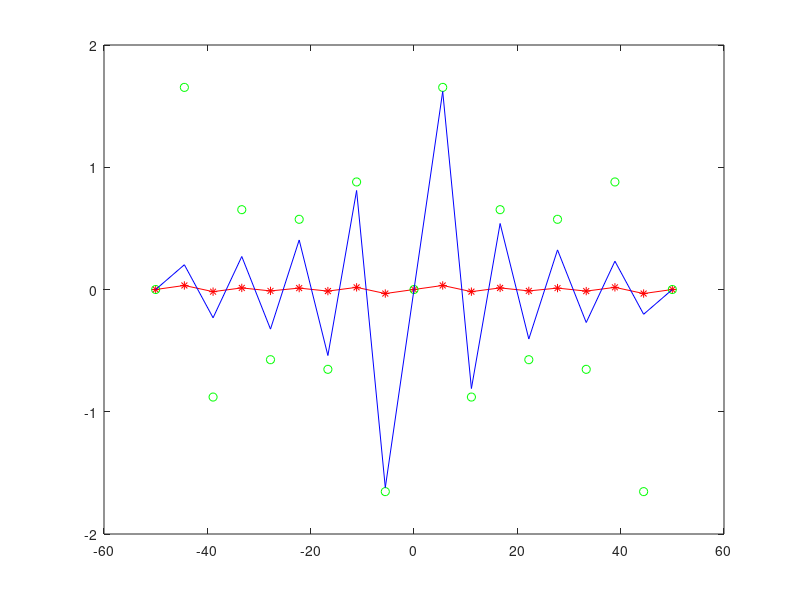
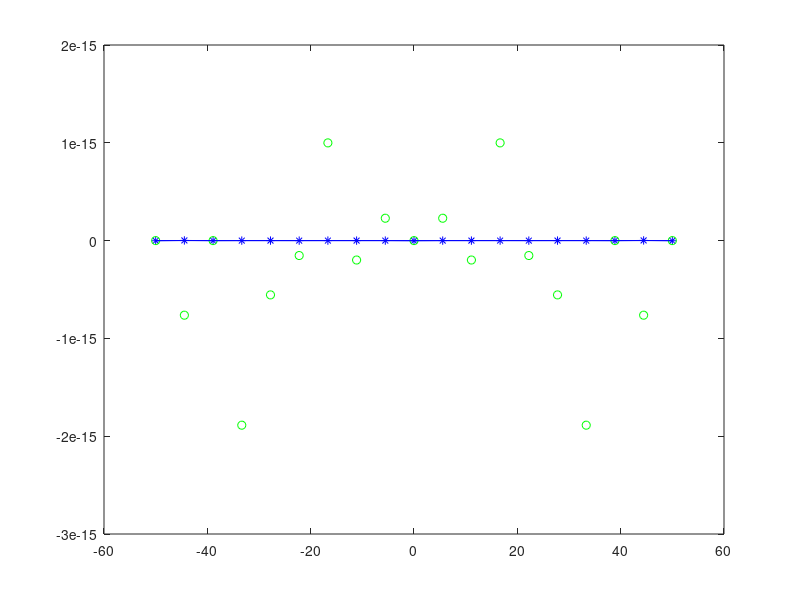
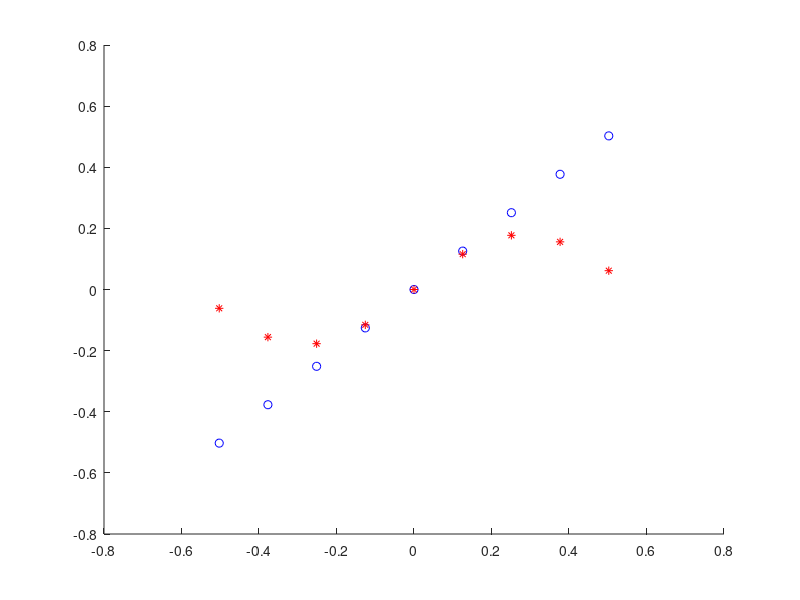
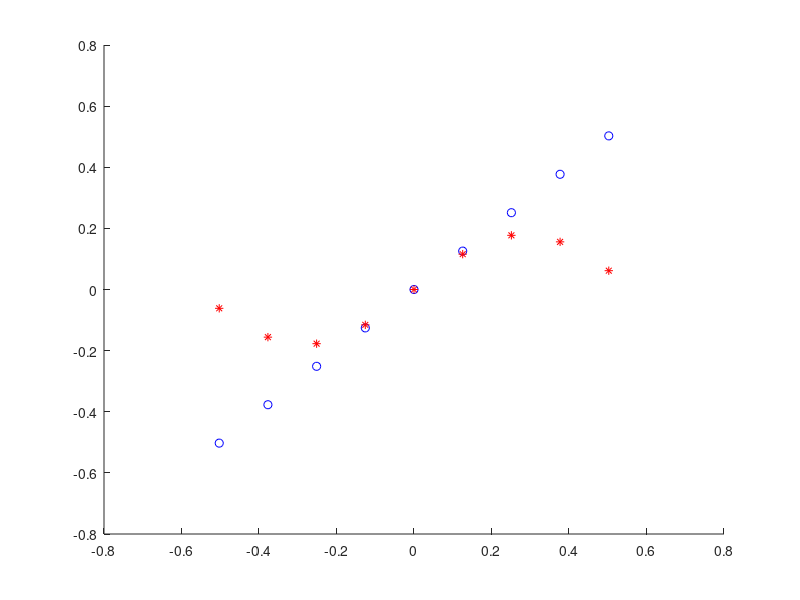

Source code (MATLAB) for these figures, in order:
L = 50;
N = 9;
delta_x = L/N;
delta_p = 2*pi/L;

% vx vp are bases:
vx = linspace(0,L,N+1);
vx = vx(1:end-1);
vp = linspace(-2*pi/L*(N-1)/2,2*pi/L*(N-1)/2,N);

mx = eye(N);
[m1,m2] = meshgrid(vp,vx);
mp = exp(1j*m1.*m2);
mx = mx./sqrt(delta_x);
mp = mp./sqrt(delta_p)/sqrt(N);
mxd = mx';
mpd = mp';

op_P = zeros(N,N);
op_X = zeros(N,N);
for i=1:N
    
   op_P = delta_p*vp(i)*mp(:,i)*mpd(i,:)+op_P;
   op_X = delta_x*vx(i)*mx(:,i)*mxd(i,:)+op_X;
    
end


% 
tm = zeros(N,N);
for i = 1:N
   tm = tm + delta_x*mx(:,i)*mxd(i,:); 
end
disp(max(max(abs(eye(N)-tm))));

tm = zeros(N,N);
for i = 1:N
   tm = tm + delta_p*mp(:,i)*mpd(i,:); 
end
disp(max(max(abs(eye(N)-tm))));

nx = 2;
np = 5;

tvx = mx(:,nx);
tvp = mp(:,np);

tm1 = op_P*tvx;
tm2 = zeros(N,N);
for i=1:N
   tm2 = tm2 + delta_p*vp(i)*exp(-1j*vp(i)*vx(nx))/sqrt(2*pi)*mp(:,i); 
end
disp(max(max(abs(tm1-tm2))));

tm1 = tvp;
tm2 = zeros(N,N);
for i=1:N
   tm2 = tm2 + delta_x*exp(1j*vx(i)*vp(np))/sqrt(2*pi)*mx(:,i); 
end
disp(max(max(abs(tm1-tm2))));

nx = 7;
tm1 = op_P*mx(:,nx);
tm2 = zeros(N,N);
for ix=1:N
    for ip=1:N
        
        tm2 = tm2 + delta_x*delta_p...
            *1/2/pi*exp(1j*(vx(ix)-vx(nx))*vp(ip))*vp(ip)*mx(:,ix);
        
    end
end
disp(max(max(abs(tm1-tm2))));

vx2 = linspace(-L,L,2*N+1);

[mp2,mx2] = meshgrid(vp,vx2);
tm = mp2/2/pi.*exp(1j*mx2.*mp2)*delta_p;
vdisx = sum(tm,2);

close(figure(1));figure(1);
plot(vx2,imag(vdisx),'-r*');

close(figure(2));figure(2);
plot(vx2,real(vdisx),'-b*');

vnx = -N:N;
fx = -2*pi/L*N.*exp(1j*2*pi/N*vnx*(N+1)/2)./(1-exp(1j*2*pi/N*vnx));
fx(1) = 0;
fx(N+1) = 0;
fx(2*N+1) = 0;

fx_app = 1/1j*N^2/L*power(-1,vnx)./vnx;
fx_app(1) = 0;
fx_app(N+1) = 0;
fx_app(2*N+1) = 0;

figure(1);
hold on;
plot(vx2,imag(fx),'go');
plot(vx2,imag(fx_app),'b');
figure(2);
hold on;
plot(vx2,real(fx),'go');
plot(vx2,real(fx_app),'b');

close(figure(3));
figure(3);hold on;
plot(vp,vp,'bo');
vgp = (exp(1j*delta_x*vp)-1)/1j/delta_x;
plot(vp,real(vgp),'r*');

op_Papp = zeros(N,N);
for i=1:N
    
   op_Papp = delta_p*vgp(i)*mp(:,i)*mpd(i,:)+op_Papp;
    
end

close(figure(4));
figure(4);hold on;
plot(vp,vp,'bo');
vgp2 = (exp(1j*delta_x*vp)-exp(-1j*delta_x*vp))/1j/2/delta_x;
plot(vp,real(vgp2),'r*');

op_Papp2 = zeros(N,N);
for i=1:N
    
   op_Papp2 = delta_p*vgp2(i)*mp(:,i)*mpd(i,:)+op_Papp2;
    
end

H = op_P*op_P/2;
delta_t = 1.0;

tm = expm(-1j*delta_t*H);
% disp(tm);

nx1 = 3;
nx2 = 4;
q1 = vx(nx1);q2 = vx(nx2);
disp(mxd(nx2,:)*tm*mx(:,nx1));
tv = delta_p/2/pi*exp(-1j*delta_t/2*vp.^2).*exp(1j*(q2-q1)*vp);
disp(sum(tv));

close(figure(5));figure(5);
plot(vp,real(tv),'-b*');hold on; plot(vp,imag(tv),'-r*');

tv = -delta_t*vp.^2/2+(q2-q1)*vp;
close(figure(6));figure(6);
plot(vp,tv,'-b*');

